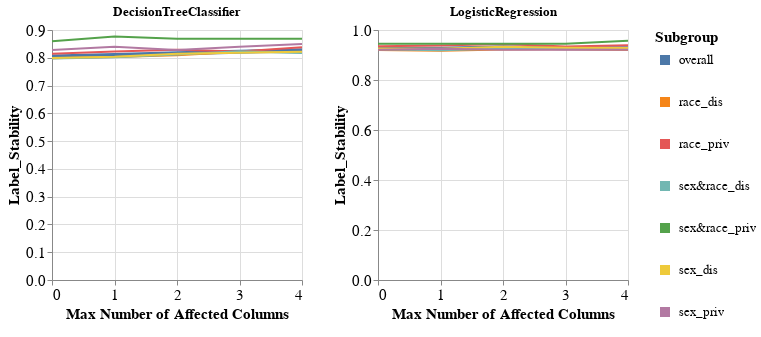

Source (notebook cell):
### Code cell
visualizer.create_subgroups_grid_pct_lines_per_model_plot(subgroup_metric='Label_Stability',
                                                          target_preprocessing_technique=PREPROCESSING_TECHNIQUES[0],
                                                          model_names=MODEL_NAMES,
                                                          mode='max_num_columns')

### Figure 1 — Vega-Lite specification as saved in the notebook (floating-point values rounded to 4 significant figures)
{"config": {"view": {"continuousWidth": 400, "continuousHeight": 300}, "axis": {"labelFontSize": 15, "titleFontSize": 15}, "legend": {"labelFontSize": 13, "symbolStrokeWidth": 10, "titleFontSize": 15}}, "vconcat": [{"hconcat": [{"mark": "line", "encoding": {"color": {"field": "Subgroup", "type": "nominal"}, "strokeWidth": {"condition": {"value": 4, "test": "datum.Subgroup == 'overall'"}, "value": 2}, "x": {"axis": {"tickMinStep": 1}, "field": "Percentage", "title": "Max Number of Affected Columns", "type": "quantitative"}, "y": {"field": "Metric_Value", "title": "Label_Stability", "type": "quantitative"}}, "height": 250, "title": "DecisionTreeClassifier", "width": 250}, {"data": {"name": "data-d54e2e617f8b950cbed0927701cafd1f"}, "mark": "line", "encoding": {"color": {"field": "Subgroup", "type": "nominal"}, "strokeWidth": {"condition": {"value": 4, "test": "datum.Subgroup == 'overall'"}, "value": 2}, "x": {"axis": {"tickMinStep": 1}, "field": "Percentage", "title": "Max Number of Affected Columns", "type": "quantitative"}, "y": {"field": "Metric_Value", "title": "Label_Stability", "type": "quantitative"}}, "height": 250, "title": "LogisticRegression", "width": 250}]}], "data": {"name": "data-67641ab10b33a5b82ed4c7a64b906685"}, "$schema": "https://vega.github.io/schema/vega-lite/v4.17.0.json", "datasets": {"data-67641ab10b33a5b82ed4c7a64b906685": [{"Model_Name": "DecisionTreeClassifier", "Test_Set_Index": 0.0, "Metric": "Label_Stability", "Subgroup": "overall", "Num_Estimators": 10.0, "Metric_Value": 0.8045, "Percentage": 0.0}, {"Model_Name": "DecisionTreeClassifier", "Test_Set_Index": 0.0, "Metric": "Label_Stability", "Subgroup": "race_dis", "Num_Estimators": 10.0, "Metric_Value": 0.7981, "Percentage": 0.0}, {"Model_Name": "DecisionTreeClassifier", "Test_Set_Index": 0.0, "Metric": "Label_Stability", "Subgroup": "race_priv", "Num_Estimators": 10.0, "Metric_Value": 0.8146, "Percentage": 0.0}, {"Model_Name": "DecisionTreeClassifier", "Test_Set_Index": 0.0, "Metric": "Label_Stability", "Subgroup": "sex&race_dis", "Num_Estimators": 10.0, "Metric_Value": 0.7978, "Percentage": 0.0}, {"Model_Name": "DecisionTreeClassifier", "Test_Set_Index": 0.0, "Metric": "Label_Stability", "Subgroup": "sex&race_priv", "Num_Estimators": 10.0, "Metric_Value": 0.8596, "Percentage": 0.0}, {"Model_Name": "DecisionTreeClassifier", "Test_Set_Index": 0.0, "Metric": "Label_Stability", "Subgroup": "sex_dis", "Num_Estimators": 10.0, "Metric_Value": 0.7991, "Percentage": 0.0}, {"Model_Name": "DecisionTreeClassifier", "Test_Set_Index": 0.0, "Metric": "Label_Stability", "Subgroup": "sex_priv", "Num_Estimators": 10.0, "Metric_Value": 0.8277, "Percentage": 0.0}, {"Model_Name": "DecisionTreeClassifier", "Test_Set_Index": 1.0, "Metric": "Label_Stability", "Subgroup": "overall", "Num_Estimators": 10.0, "Metric_Value": 0.8102, "Percentage": 1.0}, {"Model_Name": "DecisionTreeClassifier", "Test_Set_Index": 1.0, "Metric": "Label_Stability", "Subgroup": "race_dis", "Num_Estimators": 10.0, "Metric_Value": 0.8025, "Percentage": 1.0}, {"Model_Name": "DecisionTreeClassifier", "Test_Set_Index": 1.0, "Metric": "Label_Stability", "Subgroup": "race_priv", "Num_Estimators": 10.0, "Metric_Value": 0.8224, "Percentage": 1.0}, {"Model_Name": "DecisionTreeClassifier", "Test_Set_Index": 1.0, "Metric": "Label_Stability", "Subgroup": "sex&race_dis", "Num_Estimators": 10.0, "Metric_Value": 0.8015, "Percentage": 1.0}, {"Model_Name": "DecisionTreeClassifier", "Test_Set_Index": 1.0, "Metric": "Label_Stability", "Subgroup": "sex&race_priv", "Num_Estimators": 10.0, "Metric_Value": 0.8766, "Percentage": 1.0}, {"Model_Name": "DecisionTreeClassifier", "Test_Set_Index": 1.0, "Metric": "Label_Stability", "Subgroup": "sex_dis", "Num_Estimators": 10.0, "Metric_Value": 0.8033, "Percentage": 1.0}, {"Model_Name": "DecisionTreeClassifier", "Test_Set_Index": 1.0, "Metric": "Label_Stability", "Subgroup": "sex_priv", "Num_Estimators": 10.0, "Metric_Value": 0.8396, "Percentage": 1.0}, {"Model_Name": "DecisionTreeClassifier", "Test_Set_Index": 2.0, "Metric": "Label_Stability", "Subgroup": "overall", "Num_Estimators": 10.0, "Metric_Value": 0.8167, "Percentage": 2.0}, {"Model_Name": "DecisionTreeClassifier", "Test_Set_Index": 2.0, "Metric": "Label_Stability", "Subgroup": "race_dis", "Num_Estimators": 10.0, "Metric_Value": 0.8087, "Percentage": 2.0}, {"Model_Name": "DecisionTreeClassifier", "Test_Set_Index": 2.0, "Metric": "Label_Stability", "Subgroup": "race_priv", "Num_Estimators": 10.0, "Metric_Value": 0.8293, "Percentage": 2.0}, {"Model_Name": "DecisionTreeClassifier", "Test_Set_Index": 2.0, "Metric": "Label_Stability", "Subgroup": "sex&race_dis", "Num_Estimators": 10.0, "Metric_Value": 0.8119, "Percentage": 2.0}, {"Model_Name": "DecisionTreeClassifier", "Test_Set_Index": 2.0, "Metric": "Label_Stability", "Subgroup": "sex&race_priv", "Num_Estimators": 10.0, "Metric_Value": 0.8681, "Percentage": 2.0}, {"Model_Name": "DecisionTreeClassifier", "Test_Set_Index": 2.0, "Metric": "Label_Stability", "Subgroup": "sex_dis", "Num_Estimators": 10.0, "Metric_Value": 0.8141, "Percentage": 2.0}, {"Model_Name": "DecisionTreeClassifier", "Test_Set_Index": 2.0, "Metric": "Label_Stability", "Subgroup": "sex_priv", "Num_Estimators": 10.0, "Metric_Value": 0.8277, "Percentage": 2.0}, {"Model_Name": "DecisionTreeClassifier", "Test_Set_Index": 3.0, "Metric": "Label_Stability", "Subgroup": "overall", "Num_Estimators": 10.0, "Metric_Value": 0.822, "Percentage": 3.0}, {"Model_Name": "DecisionTreeClassifier", "Test_Set_Index": 3.0, "Metric": "Label_Stability", "Subgroup": "race_dis", "Num_Estimators": 10.0, "Metric_Value": 0.8217, "Percentage": 3.0}, {"Model_Name": "DecisionTreeClassifier", "Test_Set_Index": 3.0, "Metric": "Label_Stability", "Subgroup": "race_priv", "Num_Estimators": 10.0, "Metric_Value": 0.8224, "Percentage": 3.0}, {"Model_Name": "DecisionTreeClassifier", "Test_Set_Index": 3.0, "Metric": "Label_Stability", "Subgroup": "sex&race_dis", "Num_Estimators": 10.0, "Metric_Value": 0.823, "Percentage": 3.0}, {"Model_Name": "DecisionTreeClassifier", "Test_Set_Index": 3.0, "Metric": "Label_Stability", "Subgroup": "sex&race_priv", "Num_Estimators": 10.0, "Metric_Value": 0.8681, "Percentage": 3.0}, {"Model_Name": "DecisionTreeClassifier", "Test_Set_Index": 3.0, "Metric": "Label_Stability", "Subgroup": "sex_dis", "Num_Estimators": 10.0, "Metric_Value": 0.8178, "Percentage": 3.0}, {"Model_Name": "DecisionTreeClassifier", "Test_Set_Index": 3.0, "Metric": "Label_Stability", "Subgroup": "sex_priv", "Num_Estimators": 10.0, "Metric_Value": 0.8396, "Percentage": 3.0}, {"Model_Name": "DecisionTreeClassifier", "Test_Set_Index": 4.0, "Metric": "Label_Stability", "Subgroup": "overall", "Num_Estimators": 10.0, "Metric_Value": 0.8269, "Percentage": 4.0}, {"Model_Name": "DecisionTreeClassifier", "Test_Set_Index": 4.0, "Metric": "Label_Stability", "Subgroup": "race_dis", "Num_Estimators": 10.0, "Metric_Value": 0.8198, "Percentage": 4.0}, {"Model_Name": "DecisionTreeClassifier", "Test_Set_Index": 4.0, "Metric": "Label_Stability", "Subgroup": "race_priv", "Num_Estimators": 10.0, "Metric_Value": 0.838, "Percentage": 4.0}, {"Model_Name": "DecisionTreeClassifier", "Test_Set_Index": 4.0, "Metric": "Label_Stability", "Subgroup": "sex&race_dis", "Num_Estimators": 10.0, "Metric_Value": 0.8171, "Percentage": 4.0}, {"Model_Name": "DecisionTreeClassifier", "Test_Set_Index": 4.0, "Metric": "Label_Stability", "Subgroup": "sex&race_priv", "Num_Estimators": 10.0, "Metric_Value": 0.8681, "Percentage": 4.0}, {"Model_Name": "DecisionTreeClassifier", "Test_Set_Index": 4.0, "Metric": "Label_Stability", "Subgroup": "sex_dis", "Num_Estimators": 10.0, "Metric_Value": 0.8215, "Percentage": 4.0}, {"Model_Name": "DecisionTreeClassifier", "Test_Set_Index": 4.0, "Metric": "Label_Stability", "Subgroup": "sex_priv", "Num_Estimators": 10.0, "Metric_Value": 0.8495, "Percentage": 4.0}], "data-d54e2e617f8b950cbed0927701cafd1f": [{"Model_Name": "LogisticRegression", "Test_Set_Index": 0.0, "Metric": "Label_Stability", "Subgroup": "overall", "Num_Estimators": 10.0, "Metric_Value": 0.9254, "Percentage": 0.0}, {"Model_Name": "LogisticRegression", "Test_Set_Index": 0.0, "Metric": "Label_Stability", "Subgroup": "race_dis", "Num_Estimators": 10.0, "Metric_Value": 0.9195, "Percentage": 0.0}, {"Model_Name": "LogisticRegression", "Test_Set_Index": 0.0, "Metric": "Label_Stability", "Subgroup": "race_priv", "Num_Estimators": 10.0, "Metric_Value": 0.9346, "Percentage": 0.0}, {"Model_Name": "LogisticRegression", "Test_Set_Index": 0.0, "Metric": "Label_Stability", "Subgroup": "sex&race_dis", "Num_Estimators": 10.0, "Metric_Value": 0.9234, "Percentage": 0.0}, {"Model_Name": "LogisticRegression", "Test_Set_Index": 0.0, "Metric": "Label_Stability", "Subgroup": "sex&race_priv", "Num_Estimators": 10.0, "Metric_Value": 0.9447, "Percentage": 0.0}, {"Model_Name": "LogisticRegression", "Test_Set_Index": 0.0, "Metric": "Label_Stability", "Subgroup": "sex_dis", "Num_Estimators": 10.0, "Metric_Value": 0.9265, "Percentage": 0.0}, {"Model_Name": "LogisticRegression", "Test_Set_Index": 0.0, "Metric": "Label_Stability", "Subgroup": "sex_priv", "Num_Estimators": 10.0, "Metric_Value": 0.9208, "Percentage": 0.0}, {"Model_Name": "LogisticRegression", "Test_Set_Index": 1.0, "Metric": "Label_Stability", "Subgroup": "overall", "Num_Estimators": 10.0, "Metric_Value": 0.925, "Percentage": 1.0}, {"Model_Name": "LogisticRegression", "Test_Set_Index": 1.0, "Metric": "Label_Stability", "Subgroup": "race_dis", "Num_Estimators": 10.0, "Metric_Value": 0.917, "Percentage": 1.0}, {"Model_Name": "LogisticRegression", "Test_Set_Index": 1.0, "Metric": "Label_Stability", "Subgroup": "race_priv", "Num_Estimators": 10.0, "Metric_Value": 0.9376, "Percentage": 1.0}, {"Model_Name": "LogisticRegression", "Test_Set_Index": 1.0, "Metric": "Label_Stability", "Subgroup": "sex&race_dis", "Num_Estimators": 10.0, "Metric_Value": 0.919, "Percentage": 1.0}, {"Model_Name": "LogisticRegression", "Test_Set_Index": 1.0, "Metric": "Label_Stability", "Subgroup": "sex&race_priv", "Num_Estimators": 10.0, "Metric_Value": 0.9447, "Percentage": 1.0}, {"Model_Name": "LogisticRegression", "Test_Set_Index": 1.0, "Metric": "Label_Stability", "Subgroup": "sex_dis", "Num_Estimators": 10.0, "Metric_Value": 0.9251, "Percentage": 1.0}, {"Model_Name": "LogisticRegression", "Test_Set_Index": 1.0, "Metric": "Label_Stability", "Subgroup": "sex_priv", "Num_Estimators": 10.0, "Metric_Value": 0.9248, "Percentage": 1.0}, {"Model_Name": "LogisticRegression", "Test_Set_Index": 2.0, "Metric": "Label_Stability", "Subgroup": "overall", "Num_Estimators": 10.0, "Metric_Value": 0.9307, "Percentage": 2.0}, {"Model_Name": "LogisticRegression", "Test_Set_Index": 2.0, "Metric": "Label_Stability", "Subgroup": "race_dis", "Num_Estimators": 10.0, "Metric_Value": 0.922, "Percentage": 2.0}, {"Model_Name": "LogisticRegression", "Test_Set_Index": 2.0, "Metric": "Label_Stability", "Subgroup": "race_priv", "Num_Estimators": 10.0, "Metric_Value": 0.9444, "Percentage": 2.0}, {"Model_Name": "LogisticRegression", "Test_Set_Index": 2.0, "Metric": "Label_Stability", "Subgroup": "sex&race_dis", "Num_Estimators": 10.0, "Metric_Value": 0.9264, "Percentage": 2.0}, {"Model_Name": "LogisticRegression", "Test_Set_Index": 2.0, "Metric": "Label_Stability", "Subgroup": "sex&race_priv", "Num_Estimators": 10.0, "Metric_Value": 0.9447, "Percentage": 2.0}, {"Model_Name": "LogisticRegression", "Test_Set_Index": 2.0, "Metric": "Label_Stability", "Subgroup": "sex_dis", "Num_Estimators": 10.0, "Metric_Value": 0.933, "Percentage": 2.0}, {"Model_Name": "LogisticRegression", "Test_Set_Index": 2.0, "Metric": "Label_Stability", "Subgroup": "sex_priv", "Num_Estimators": 10.0, "Metric_Value": 0.9208, "Percentage": 2.0}, {"Model_Name": "LogisticRegression", "Test_Set_Index": 3.0, "Metric": "Label_Stability", "Subgroup": "overall", "Num_Estimators": 10.0, "Metric_Value": 0.9273, "Percentage": 3.0}, {"Model_Name": "LogisticRegression", "Test_Set_Index": 3.0, "Metric": "Label_Stability", "Subgroup": "race_dis", "Num_Estimators": 10.0, "Metric_Value": 0.9232, "Percentage": 3.0}, {"Model_Name": "LogisticRegression", "Test_Set_Index": 3.0, "Metric": "Label_Stability", "Subgroup": "race_priv", "Num_Estimators": 10.0, "Metric_Value": 0.9337, "Percentage": 3.0}, {"Model_Name": "LogisticRegression", "Test_Set_Index": 3.0, "Metric": "Label_Stability", "Subgroup": "sex&race_dis", "Num_Estimators": 10.0, "Metric_Value": 0.9279, "Percentage": 3.0}, {"Model_Name": "LogisticRegression", "Test_Set_Index": 3.0, "Metric": "Label_Stability", "Subgroup": "sex&race_priv", "Num_Estimators": 10.0, "Metric_Value": 0.9447, "Percentage": 3.0}, {"Model_Name": "LogisticRegression", "Test_Set_Index": 3.0, "Metric": "Label_Stability", "Subgroup": "sex_dis", "Num_Estimators": 10.0, "Metric_Value": 0.9288, "Percentage": 3.0}, {"Model_Name": "LogisticRegression", "Test_Set_Index": 3.0, "Metric": "Label_Stability", "Subgroup": "sex_priv", "Num_Estimators": 10.0, "Metric_Value": 0.9208, "Percentage": 3.0}, {"Model_Name": "LogisticRegression", "Test_Set_Index": 4.0, "Metric": "Label_Stability", "Subgroup": "overall", "Num_Estimators": 10.0, "Metric_Value": 0.9269, "Percentage": 4.0}, {"Model_Name": "LogisticRegression", "Test_Set_Index": 4.0, "Metric": "Label_Stability", "Subgroup": "race_dis", "Num_Estimators": 10.0, "Metric_Value": 0.9195, "Percentage": 4.0}, {"Model_Name": "LogisticRegression", "Test_Set_Index": 4.0, "Metric": "Label_Stability", "Subgroup": "race_priv", "Num_Estimators": 10.0, "Metric_Value": 0.9385, "Percentage": 4.0}, {"Model_Name": "LogisticRegression", "Test_Set_Index": 4.0, "Metric": "Label_Stability", "Subgroup": "sex&race_dis", "Num_Estimators": 10.0, "Metric_Value": 0.9257, "Percentage": 4.0}, {"Model_Name": "LogisticRegression", "Test_Set_Index": 4.0, "Metric": "Label_Stability", "Subgroup": "sex&race_priv", "Num_Estimators": 10.0, "Metric_Value": 0.9574, "Percentage": 4.0}, {"Model_Name": "LogisticRegression", "Test_Set_Index": 4.0, "Metric": "Label_Stability", "Subgroup": "sex_dis", "Num_Estimators": 10.0, "Metric_Value": 0.9283, "Percentage": 4.0}, {"Model_Name": "LogisticRegression", "Test_Set_Index": 4.0, "Metric": "Label_Stability", "Subgroup": "sex_priv", "Num_Estimators": 10.0, "Metric_Value": 0.9208, "Percentage": 4.0}]}}
